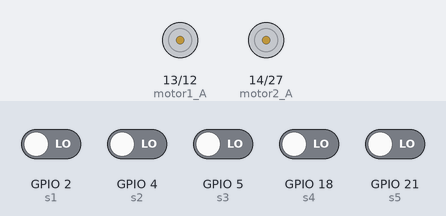
This sketch was run on a simulated ESP32. On the bench: motor-driver pin pairs drawn as motors (green arrow = first pin HIGH = forward, orange = second pin HIGH = backward, longer = more drive). The inputs (shaded band) are chosen by the test bench; at power-on: GPIO 2 (s1), GPIO 4 (s2), GPIO 5 (s3), GPIO 18 (s4), GPIO 21 (s5) LOW. What the sketch prints to the serial monitor is not drawn.

Above: at 1.2 s.
1.3 s: GPIO 2 (s1) driven HIGH
At 1.8 s:
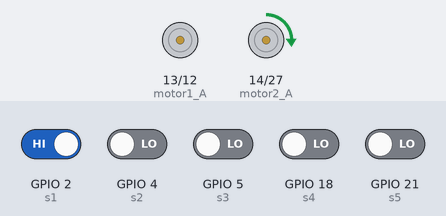
2.9 s: GPIO 21 (s5) driven HIGH
At 4.2 s:
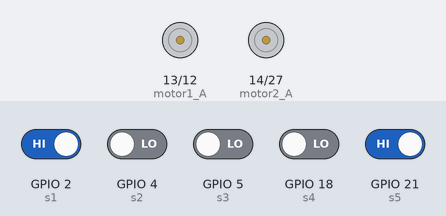
4.5 s: GPIO 2 (s1) driven LOW
At 5.6 s:
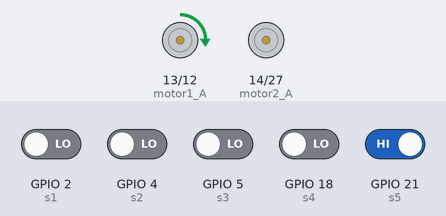
7.6 s: GPIO 4 (s2) driven HIGH
At 8.0 s:
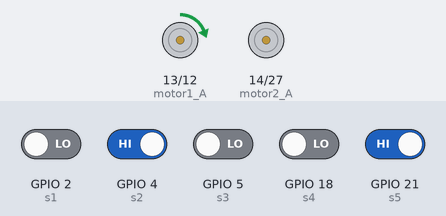
9.2 s: GPIO 18 (s4) driven HIGH
At 10.5 s:
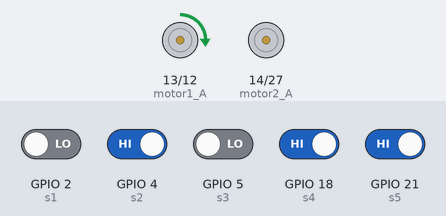
Timing chart, 0 to 11.8 s (numbered marks = the images above; inputs shaded):
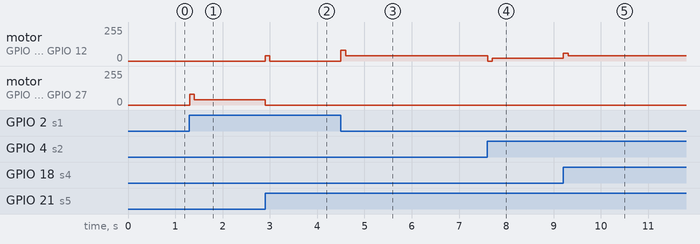

The sketch:

seguidor_de_linha_ESP32_PID_v1.ino
```cpp
  #include <WiFi.h>
#include <AsyncTCP.h>
#include <ESPAsyncWebServer.h>

const char* ssid = "Robô Fulano";
const char* password = "12345678";

// Definição dos pinos dos motores
int motor1_A = 13;
int motor1_B = 12;
int motor2_A = 14;
int motor2_B = 27;

// Definição dos pinos dos sensores de linha
int s1 = 2;
int s2 = 4;
int s3 = 5;
int s4 = 18;
int s5 = 21;

// Velocidade dos motores
int velocidade = 0;
String sliderValue = "0";

const char* PARAM_INPUT = "value";

const int freq = 30000;
const int canalPWM = 1;
const int canalPWM2 = 2;  // Segundo canal PWM
const int resolution = 8;


float Kp = 20.0;
float Ki = 0.0;
float Kd = 20.0;// 40.0;


float I = 0, P = 0, D = 0, PID = 0;
float velesq = 0, veldir = 0;
float erro = 0, erro_anterior = 0;

AsyncWebServer server(80);

const char index_html[] PROGMEM = R"rawliteral(
<!DOCTYPE HTML><html>
<head>
  <meta name="viewport" content="width=device-width, initial-scale=1">
  <title>ESP Web Server</title>
  <style>
    html {font-family: Arial; display: inline-block; text-align: center;}
    h2 {font-size: 2.3rem;}
    p {font-size: 1.9rem;}
    body {max-width: 400px; margin:0px auto; padding-bottom: 25px;}
    .slider { -webkit-appearance: none; margin: 14px; width: 360px; height: 25px; background: #FFD65C;
      outline: none; -webkit-transition: .2s; transition: opacity .2s;}
    .slider::-webkit-slider-thumb {-webkit-appearance: none; appearance: none; width: 35px; height: 35px; background: #003249; cursor: pointer;}
    .slider::-moz-range-thumb { width: 35px; height: 35px; background: #003249; cursor: pointer; }
  </style>
</head>
<body>
  <h2>ESP Web Server</h2>
  <p><span id="textSliderValue">%SLIDERVALUE%</span></p>
  <p><input type="range" onchange="updateSliderPWM(this)" id="pwmSlider" min="0" max="255" value="%SLIDERVALUE%" step="1" class="slider"></p>
<script>
function updateSliderPWM(element) {
  var sliderValue = document.getElementById("pwmSlider").value;
  document.getElementById("textSliderValue").innerHTML = sliderValue;
  console.log(sliderValue);
  var xhr = new XMLHttpRequest();
  xhr.open("GET", "/slider?value="+sliderValue, true);
  xhr.send();
}
</script>
</body>
</html>
)rawliteral";

String processor(const String& var) {
  if (var == "SLIDERVALUE") {
    return sliderValue;
  }
  return String();
}

void setup() {

  pinMode(motor1_A, OUTPUT);
  pinMode(motor1_B, OUTPUT);
  pinMode(motor2_A, OUTPUT);
  pinMode(motor2_B, OUTPUT);


  pinMode(s1, INPUT);
  pinMode(s2, INPUT);
  pinMode(s3, INPUT);
  pinMode(s4, INPUT);
  pinMode(s5, INPUT);

  Serial.begin(115200);

  ledcSetup(canalPWM, freq, resolution);
  ledcSetup(canalPWM2, freq, resolution);  // Configurando segundo canal PWM
  ledcAttachPin(motor1_A, canalPWM);
  ledcAttachPin(motor1_B, canalPWM);
  ledcAttachPin(motor2_A, canalPWM2);
  ledcAttachPin(motor2_B, canalPWM2);

  ledcWrite(canalPWM, 0);
  ledcWrite(canalPWM2, 0);

  // Função para reconectar ao WiFi

  WiFi.softAP(ssid);
  IPAddress IP = WiFi.softAPIP();
  Serial.print("AP IP address: ");
  Serial.println(IP);

   server.on("/", HTTP_GET, [](AsyncWebServerRequest* request) {
    request->send_P(200, "text/html", index_html, processor);
  });

  server.on("/slider", HTTP_GET, [](AsyncWebServerRequest* request) {
    String inputMessage;
    if (request->hasParam(PARAM_INPUT)) {
      inputMessage = request->getParam(PARAM_INPUT)->value();
      sliderValue = inputMessage;
      // Atribuir a velocidade diretamente ao slider
      velocidade = sliderValue.toInt();
      // Definir velocidades diferentes para os motores
      ledcWrite(canalPWM, velocidade);
      ledcWrite(canalPWM2, velocidade);
    } else {
      inputMessage = "No message sent";
    }
    Serial.println(inputMessage);
    request->send(200, "text/plain", "OK");
  });

  server.begin();

}

void loop() {

  int v1 = digitalRead(s1);
  int v2 = digitalRead(s2);
  int v3 = digitalRead(s3);
  int v4 = digitalRead(s4);
  int v5 = digitalRead(s5);

  velocidade = map(sliderValue.toInt(), 0, 255, 0, 255);
  erro = v1 * (-2) + v2 * (-1) + v4 * 1 + v5 * 2;
  P = Kp * erro;
  I += Ki * erro;
  D = Kd * (erro - erro_anterior);
  PID = P + I + D;

  velesq = velocidade - PID;
  veldir = velocidade + PID;

  // Limita os valores entre 0 e 255
  velesq = constrain(velesq, 0, 255);
  veldir = constrain(veldir, 0, 255);

  // Atualiza os valores anteriores de erro
  erro_anterior = erro;

  // Define a direção dos motores usando a saída do PID
  analogWrite(motor1_A, veldir);
  analogWrite(motor1_B, 0);
  analogWrite(motor2_A, velesq);
  analogWrite(motor2_B, 0);

  delay(100); // Adicione um pequeno atraso para evitar leituras muito rápidas

}
```

Measured:
- after the input at 1.3 s, motor on GPIO 14 (motor2_A) / GPIO 27 (motor2_B): stopped → forward 80/255 at once, → forward 40/255 0.10 s later
- after the input at 2.9 s, motor on GPIO 13 (motor1_A) / GPIO 12 (motor1_B): stopped → forward 40/255 at once, → stopped 0.10 s later; motor on GPIO 14 (motor2_A) / GPIO 27 (motor2_B): forward 40/255 → stopped at once
- after the input at 4.5 s, motor on GPIO 13 (motor1_A) / GPIO 12 (motor1_B): stopped → forward 80/255 at once, → forward 40/255 0.10 s later
- after the input at 7.6 s, motor on GPIO 13 (motor1_A) / GPIO 12 (motor1_B): forward 40/255 → stopped at once, → forward 20/255 0.10 s later
- after the input at 9.2 s, motor on GPIO 13 (motor1_A) / GPIO 12 (motor1_B): forward 20/255 → forward 60/255 at once, → forward 40/255 0.10 s later
